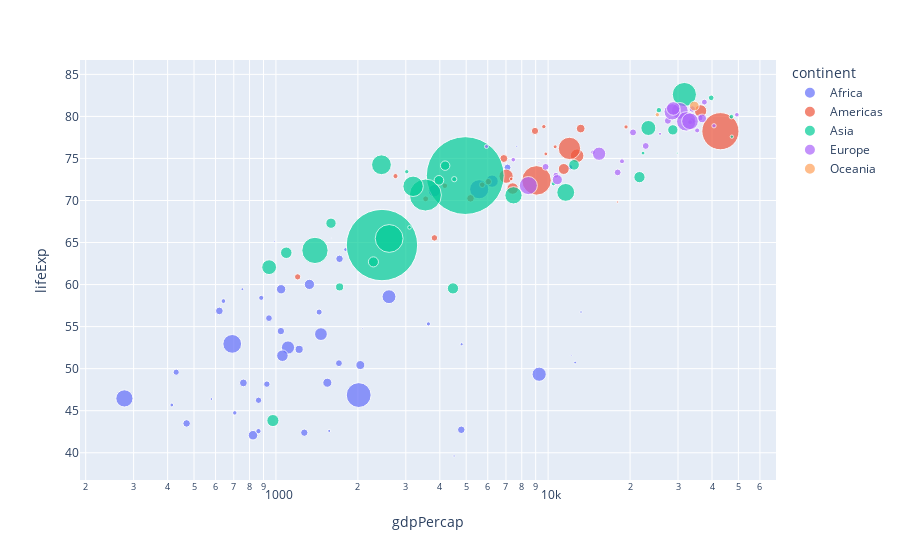

The code cell stored with this chart in its notebook:
### Markdown cell above
### Same data with interactive plots

### Code cell
# Look at just one year
fig = px.scatter(tidy_df[tidy_df['year']==2007], x="gdpPercap", y="lifeExp",
           size="pop", color="continent", 
           log_x=True, size_max=55,
           hover_name='country')
fig.show()

### Figure 1 — Plotly figure (JSON) as saved in the notebook; plotly's stock layout.template omitted (floating-point values rounded to 4 significant figures)
{"data": [{"hovertemplate": "<b>%{hovertext}</b><br><br>continent=Africa<br>gdpPercap=%{x}<br>lifeExp=%{y}<br>pop=%{marker.size}<extra></extra>", "hovertext": ["Algeria", "Angola", "Benin", "Botswana", "Burkina Faso", "Burundi", "Cameroon", "Central African Republic", "Chad", "Comoros", "Congo Dem. Rep.", "Congo Rep.", "Cote d'Ivoire", "Djibouti", "Egypt", "Equatorial Guinea", "Eritrea", "Ethiopia", "Gabon", "Gambia", "Ghana", "Guinea", "Guinea-Bissau", "Kenya", "Lesotho", "Liberia", "Libya", "Madagascar", "Malawi", "Mali", "Mauritania", "Mauritius", "Morocco", "Mozambique", "Namibia", "Niger", "Nigeria", "Reunion", "Rwanda", "Sao Tome and Principe", "Senegal", "Sierra Leone", "Somalia", "South Africa", "Sudan", "Swaziland", "Tanzania", "Togo", "Tunisia", "Uganda", "Zambia", "Zimbabwe"], "legendgroup": "Africa", "marker": {"color": "#636efa", "size": [33333216, 12420476, 8078314, 1639131, 14326203, 8390505, 17696293, 4369038, 10238807, 710960, 64606759, 3800610, 18013409, 496374, 80264543, 551201, 4906585, 76511887, 1454867, 1688359, 22873338, 9947814, 1472041, 35610177, 2012649, 3193942, 6036914, 19167654, 13327079, 12031795, 3270065, 1250882, 33757175, 19951656, 2055080, 12894865, 135031164, 798094, 8860588, 199579, 12267493, 6144562, 9118773, 43997828, 42292929, 1133066, 38139640, 5701579, 10276158, 29170398, 11746035, 12311143], "sizemode": "area", "sizeref": 435900.0, "symbol": "circle"}, "mode": "markers", "name": "Africa", "orientation": "v", "showlegend": true, "type": "scatter", "x": [6223.0, 4797.0, 1441.0, 12570.0, 1217.0, 430.1, 2042.0, 706.0, 1704.0, 986.1, 277.6, 3633.0, 1545.0, 2082.0, 5581.0, 12150.0, 641.4, 690.8, 13210.0, 752.7, 1328.0, 942.7, 579.2, 1463.0, 1569.0, 414.5, 12060.0, 1045.0, 759.3, 1043.0, 1803.0, 10960.0, 3820.0, 823.7, 4811.0, 619.7, 2014.0, 7670.0, 863.1, 1598.0, 1712.0, 862.5, 926.1, 9270.0, 2602.0, 4513.0, 1107.0, 883.0, 7093.0, 1056.0, 1271.0, 469.7], "xaxis": "x", "y": [72.3, 42.73, 56.73, 50.73, 52.3, 49.58, 50.43, 44.74, 50.65, 65.15, 46.46, 55.32, 48.33, 54.79, 71.34, 51.58, 58.04, 52.95, 56.73, 59.45, 60.02, 56.01, 46.39, 54.11, 42.59, 45.68, 73.95, 59.44, 48.3, 54.47, 64.16, 72.8, 71.16, 42.08, 52.91, 56.87, 46.86, 76.44, 46.24, 65.53, 63.06, 42.57, 48.16, 49.34, 58.56, 39.61, 52.52, 58.42, 73.92, 51.54, 42.38, 43.49], "yaxis": "y"}, {"hovertemplate": "<b>%{hovertext}</b><br><br>continent=Americas<br>gdpPercap=%{x}<br>lifeExp=%{y}<br>pop=%{marker.size}<extra></extra>", "hovertext": ["Argentina", "Bolivia", "Brazil", "Canada", "Chile", "Colombia", "Costa Rica", "Cuba", "Dominican Republic", "Ecuador", "El Salvador", "Guatemala", "Haiti", "Honduras", "Jamaica", "Mexico", "Nicaragua", "Panama", "Paraguay", "Peru", "Puerto Rico", "Trinidad and Tobago", "United States", "Uruguay", "Venezuela"], "legendgroup": "Americas", "marker": {"color": "#EF553B", "size": [40301927, 9119152, 190010647, 33390141, 16284741, 44227550, 4133884, 11416987, 9319622, 13755680, 6939688, 12572928, 8502814, 7483763, 2780132, 108700891, 5675356, 3242173, 6667147, 28674757, 3942491, 1056608, 301139947, 3447496, 26084662], "sizemode": "area", "sizeref": 435900.0, "symbol": "circle"}, "mode": "markers", "name": "Americas", "orientation": "v", "showlegend": true, "type": "scatter", "x": [12780.0, 3822.0, 9066.0, 36320.0, 13170.0, 7007.0, 9645.0, 8948.0, 6025.0, 6873.0, 5728.0, 5186.0, 1202.0, 3548.0, 7321.0, 11980.0, 2749.0, 9809.0, 4173.0, 7409.0, 19330.0, 18010.0, 42950.0, 10610.0, 11420.0], "xaxis": "x", "y": [75.32, 65.55, 72.39, 80.65, 78.55, 72.89, 78.78, 78.27, 72.23, 74.99, 71.88, 70.26, 60.92, 70.2, 72.57, 76.19, 72.9, 75.54, 71.75, 71.42, 78.75, 69.82, 78.24, 76.38, 73.75], "yaxis": "y"}, {"hovertemplate": "<b>%{hovertext}</b><br><br>continent=Asia<br>gdpPercap=%{x}<br>lifeExp=%{y}<br>pop=%{marker.size}<extra></extra>", "hovertext": ["Afghanistan", "Bahrain", "Bangladesh", "Cambodia", "China", "Hong Kong China", "India", "Indonesia", "Iran", "Iraq", "Israel", "Japan", "Jordan", "Korea Dem. Rep.", "Korea Rep.", "Kuwait", "Lebanon", "Malaysia", "Mongolia", "Myanmar", "Nepal", "Oman", "Pakistan", "Philippines", "Saudi Arabia", "Singapore", "Sri Lanka", "Syria", "Taiwan", "Thailand", "Vietnam", "West Bank and Gaza", "Yemen Rep."], "legendgroup": "Asia", "marker": {"color": "#00cc96", "size": [31889923, 708573, 150448339, 14131858, 1318683096, 6980412, 1110396331, 223547000, 69453570, 27499638, 6426679, 127467972, 6053193, 23301725, 49044790, 2505559, 3921278, 24821286, 2874127, 47761980, 28901790, 3204897, 169270617, 91077287, 27601038, 4553009, 20378239, 19314747, 23174294, 65068149, 85262356, 4018332, 22211743], "sizemode": "area", "sizeref": 435900.0, "symbol": "circle"}, "mode": "markers", "name": "Asia", "orientation": "v", "showlegend": true, "type": "scatter", "x": [974.6, 29800.0, 1391.0, 1714.0, 4959.0, 39720.0, 2452.0, 3541.0, 11610.0, 4471.0, 25520.0, 31660.0, 4519.0, 1593.0, 23350.0, 47310.0, 10460.0, 12450.0, 3096.0, 944, 1091.0, 22320.0, 2606.0, 3190.0, 21650.0, 47140.0, 3970.0, 4185.0, 28720.0, 7458.0, 2442.0, 3025.0, 2281.0], "xaxis": "x", "y": [43.83, 75.64, 64.06, 59.72, 72.96, 82.21, 64.7, 70.65, 70.96, 59.55, 80.75, 82.6, 72.53, 67.3, 78.62, 77.59, 71.99, 74.24, 66.8, 62.07, 63.78, 75.64, 65.48, 71.69, 72.78, 79.97, 72.4, 74.14, 78.4, 70.62, 74.25, 73.42, 62.7], "yaxis": "y"}, {"hovertemplate": "<b>%{hovertext}</b><br><br>continent=Europe<br>gdpPercap=%{x}<br>lifeExp=%{y}<br>pop=%{marker.size}<extra></extra>", "hovertext": ["Albania", "Austria", "Belgium", "Bosnia and Herzegovina", "Bulgaria", "Croatia", "Czech Republic", "Denmark", "Finland", "France", "Germany", "Greece", "Hungary", "Iceland", "Ireland", "Italy", "Montenegro", "Netherlands", "Norway", "Poland", "Portugal", "Romania", "Serbia", "Slovak Republic", "Slovenia", "Spain", "Sweden", "Switzerland", "Turkey", "United Kingdom"], "legendgroup": "Europe", "marker": {"color": "#ab63fa", "size": [3600523, 8199783, 10392226, 4552198, 7322858, 4493312, 10228744, 5468120, 5238460, 61083916, 82400996, 10706290, 9956108, 301931, 4109086, 58147733, 684736, 16570613, 4627926, 38518241, 10642836, 22276056, 10150265, 5447502, 2009245, 40448191, 9031088, 7554661, 71158647, 60776238], "sizemode": "area", "sizeref": 435900.0, "symbol": "circle"}, "mode": "markers", "name": "Europe", "orientation": "v", "showlegend": true, "type": "scatter", "x": [5937.0, 36130.0, 33690.0, 7446.0, 10680.0, 14620.0, 22830.0, 35280.0, 33210.0, 30470.0, 32170.0, 27540.0, 18010.0, 36180.0, 40680.0, 28570.0, 9254.0, 36800.0, 49360.0, 15390.0, 20510.0, 10810.0, 9787.0, 18680.0, 25770.0, 28820.0, 33860.0, 37510.0, 8458.0, 33200.0], "xaxis": "x", "y": [76.42, 79.83, 79.44, 74.85, 73.0, 75.75, 76.49, 78.33, 79.31, 80.66, 79.41, 79.48, 73.34, 81.76, 78.89, 80.55, 74.54, 79.76, 80.2, 75.56, 78.1, 72.48, 74.0, 74.66, 77.93, 80.94, 80.88, 81.7, 71.78, 79.42], "yaxis": "y"}, {"hovertemplate": "<b>%{hovertext}</b><br><br>continent=Oceania<br>gdpPercap=%{x}<br>lifeExp=%{y}<br>pop=%{marker.size}<extra></extra>", "hovertext": ["Australia", "New Zealand"], "legendgroup": "Oceania", "marker": {"color": "#FFA15A", "size": [20434176, 4115771], "sizemode": "area", "sizeref": 435900.0, "symbol": "circle"}, "mode": "markers", "name": "Oceania", "orientation": "v", "showlegend": true, "type": "scatter", "x": [34440.0, 25190.0], "xaxis": "x", "y": [81.23, 80.2], "yaxis": "y"}], "layout": {"legend": {"itemsizing": "constant", "title": {"text": "continent"}, "tracegroupgap": 0}, "margin": {"t": 60}, "xaxis": {"anchor": "y", "domain": [0, 1], "title": {"text": "gdpPercap"}, "type": "log"}, "yaxis": {"anchor": "x", "domain": [0, 1], "title": {"text": "lifeExp"}}}}
